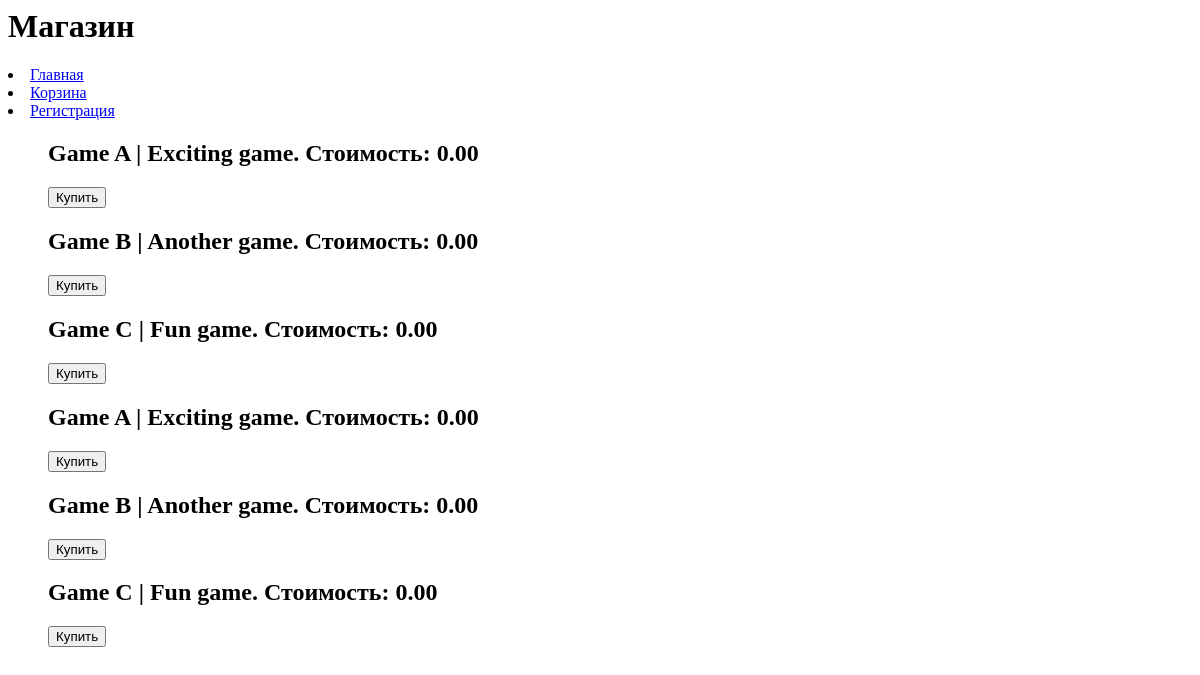
Before: /task1/games/ with the older database file.
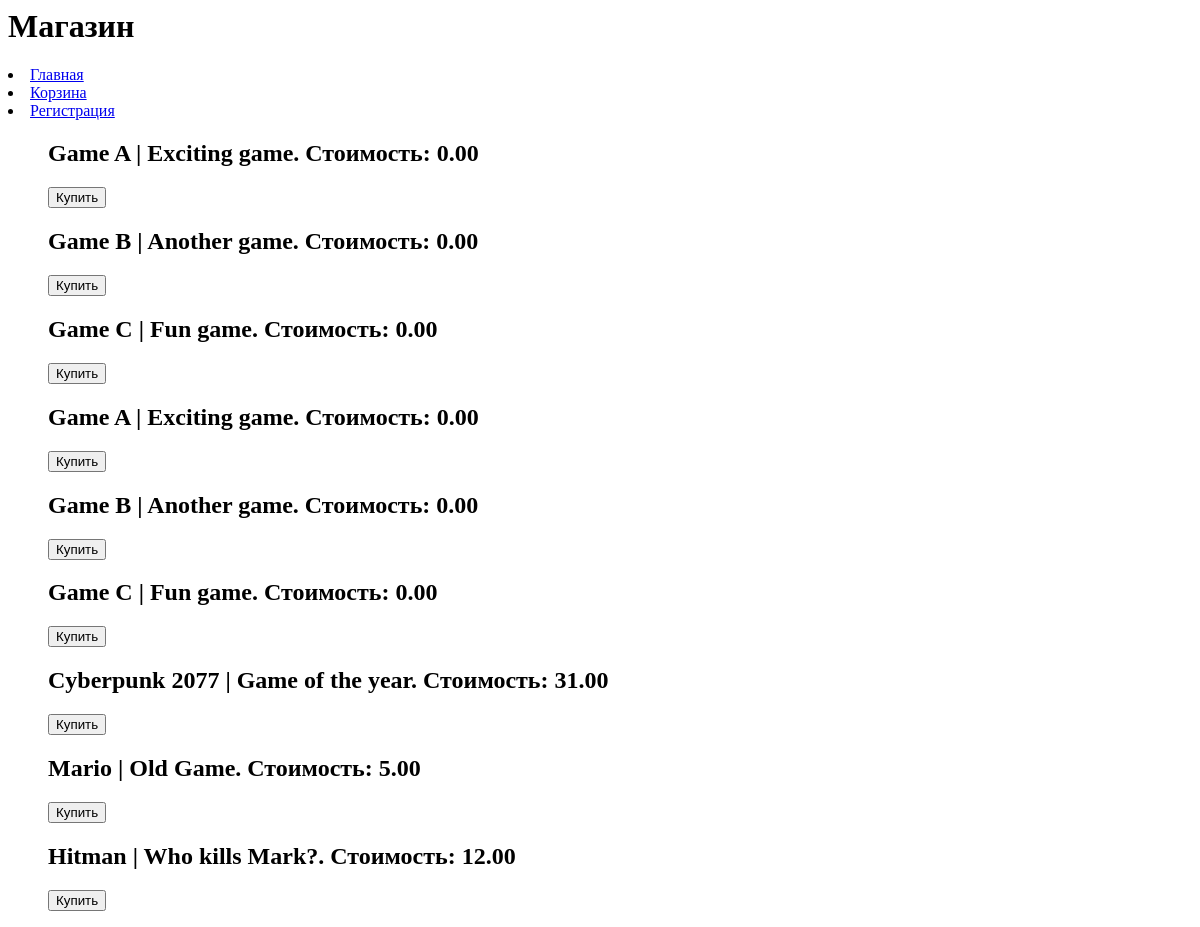
After: the same page with the newer database file.
### task1/models.py (models this page shows, shortened)
class Game(models.Model):
    title = models.CharField(max_length=100)
    cost = models.DecimalField(max_digits=10, decimal_places=2, default=0.00)  # Значение по умолчанию
    size = models.DecimalField(max_digits=10, decimal_places=2, null=True, blank=True)
    description = models.TextField()
    age_limited = models.BooleanField(default=False)
    buyers = models.ManyToManyField(Buyer, related_name='games')
    price = models.DecimalField(max_digits=10, decimal_places=2, null=True, blank=True)

### task1/views.py (the view)
# urls.py: path('games/', game_list, name='games_list'),
def game_list(request):
    games = Game.objects.all()  # Получаем все записи из модели Game
    return render(request, 'fourth_task/games.html', {'games': games})

### templates/fourth_task/games.html (shortened to what this page needs)
{% block content %}
    <h1>Магазин</h1>
    <li><a href="/">Главная</a></li>
    <li><a href="{% url 'cart' %}">Корзина</a></li>
    <li><a href="{% url 'sign_up' %}">Регистрация</a></li>
    <ul>
        {% for game in games %}
            <div>
                <h2>{{ game.title }} | {{ game.description }}. Стоимость: {{ game.price }}</h2>
                <button>Купить</button>
            </div>
        {% endfor %}
    </ul>
{% endblock %}

Changed rows visible on the page:
added Game: title "Cyberpunk 2077", description "Game of the year", price "31.00"
added Game: title "Mario", description "Old Game", price "5.00"
added Game: title "Hitman", description "Who kills Mark?", price "12.00"
